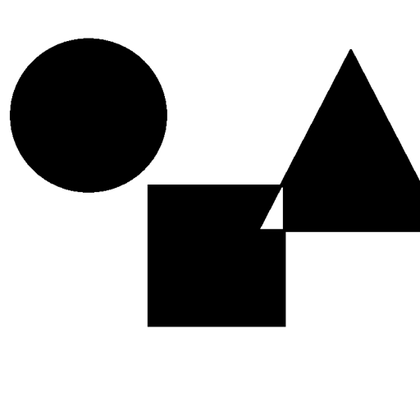
%> input picture Images/geometry.bmp, 420 x 420 px, shrunk from 512 x 512 before the run
$ octave --eval "Naor22Test;"   (GNU Octave 9; MATLAB toolbox functions it lacks are replaced by stand-ins)
%> lines starting %> are read from the running program, lines starting %| are printed output that depends on the picture; in (x1, y1, x2, y2) boxes, pixels count from 0 and x2, y2 are one past the last pixel; in counts of white or black regions, pixels touching at a corner belong together; the program's own positions count from 1
%> in Naor22Test, imageIn is the input picture: size 420x420 uint8; min 0, max 255, mean 176.5
### BasicVc/Naor22.m
function [shares, stacked] = Naor22(imageIn)
% Implement a (2,2) Naor scheme with size expansion of 4 (so that the
% aspect ratio of the image doesn't change.

M0 = [1 1 0 0; 1 1 0 0];
M1 = [1 1 0 0; 0 0 1 1];

[nR, nC] = size(imageIn);
%> nR = 420; nC = 420
imageIn = imageIn>0;
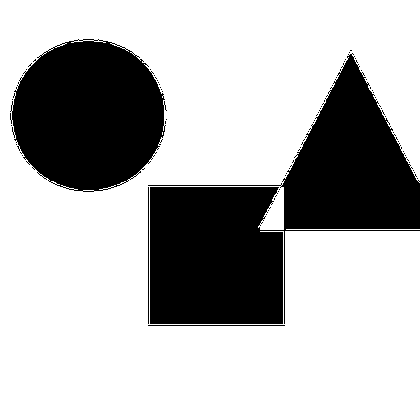
%> imageIn: size 420x420 logical; 70.7% white; 65 black regions (61 under 20 px), largest, box (x1, y1, x2, y2) and area: (148, 53, 420, 324) 33094, (10, 39, 167, 192) 18199, (148, 187, 149, 324) 137, (148, 325, 285, 326) 137
shares = zeros(2*nR, 2*nC, 2);
stacked = zeros(2*nR, 2*nC);

for i = 1:nR
    for j = 1:nC
        p = randperm(4); % a random permuation of columns
        if imageIn(i,j) == 1   % the secret pixel is a white pixel
            M = M0(:,p);
        else
            M = M1(:,p);
        end
        ii = ((i-1)*2+1): (2*i);
        jj = ((j-1)*2+1): (2*j);
        shares(ii,jj,1) = reshape(M(1,:),2,2)*255;
        shares(ii,jj,2) = reshape(M(2,:),2,2)*255;
    end
end
%> after the loop, M = [1 0 1 0; 1 0 1 0]

shares2 = shares>0;
stacked = (~(~shares2(:,:,1) | ~shares2(:,:,2)))*255;
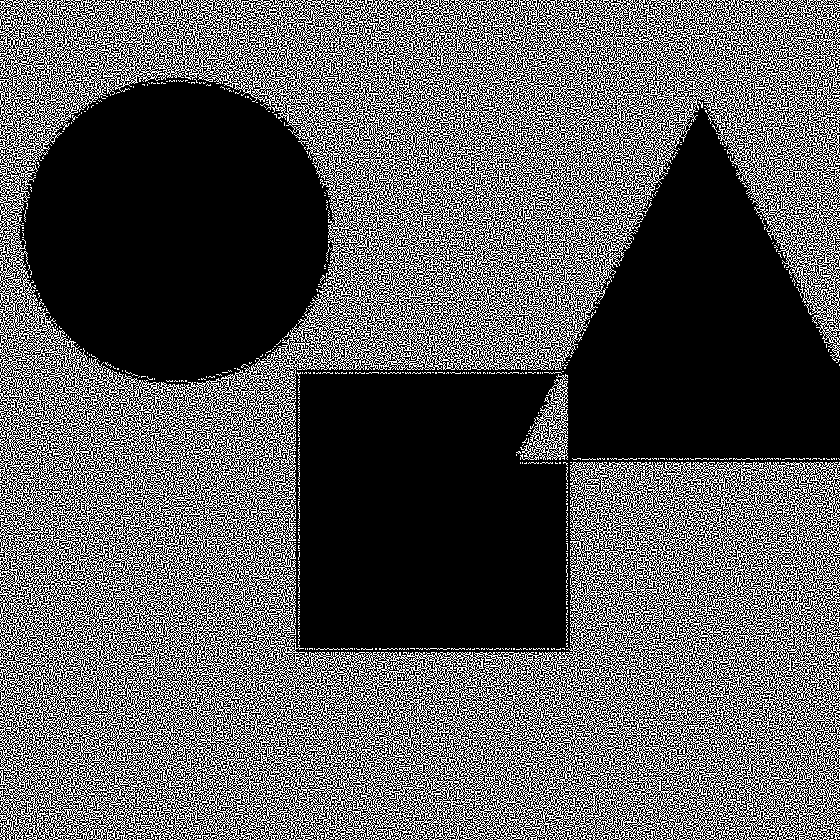
%> stacked: size 840x840 double; 35.4% white in thin lines or dots

### BasicVc/Naor22Test.m
function Naor22Test()
% Use binary secret iamge
imageIn= imread('../Images/geometry.bmp','bmp'); % Use binary image as secret

[shares, stacked] = Naor22(imageIn);

figure;
imshow(imageIn,[]);
figure;
imshow(shares(:,:,1),[]);
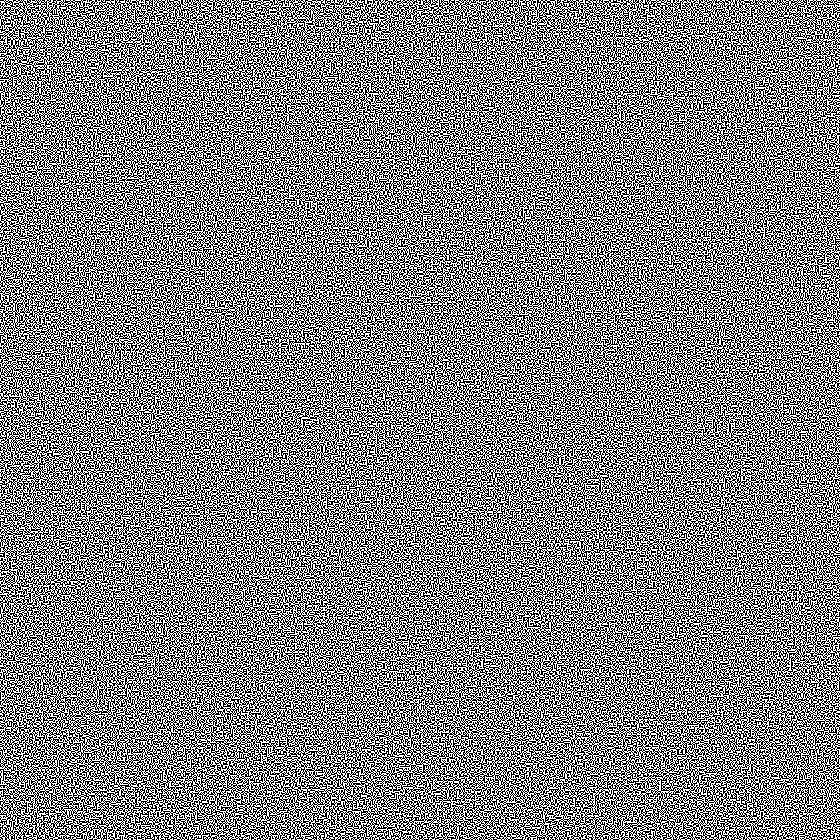
%> displayed picture: size 840x840, on the screen's scale of 0 to 255; 50% white in thin lines or dots
figure;
imshow(shares(:,:,1),[]);
figure;
imshow(stacked,[]);

$ run again, with Images/SDKD.bmp copied over Images/geometry.bmp
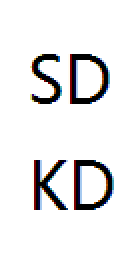
%> input picture Images/SDKD.bmp, 70 x 132 px (shown 2 times larger)
%> in Naor22, `imageIn = imageIn>0;`:
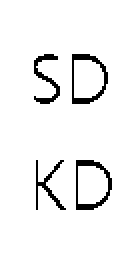
%> imageIn: size 132x70 logical (shown 2 times larger); 95% white; black in thin lines or dots, all inside (x1, y1, x2, y2) = (17, 27, 56, 105)
%> after the loop in Naor22, `for i = 1:nR`: M = [1 0 1 0; 1 0 1 0]
%> stacked: size 264x140 double; 47.5% white in thin lines or dots
%> in Naor22Test, `imshow(shares(:,:,1),[]);`:
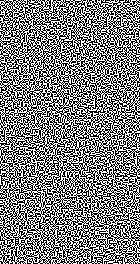
%> displayed picture: size 264x140, on the screen's scale of 0 to 255; 50% white in thin lines or dots

$ run again, with Images/abc.bmp copied over Images/geometry.bmp
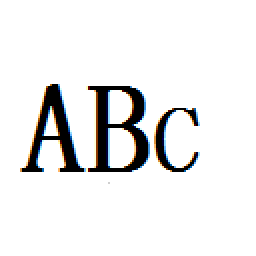
%> input picture Images/abc.bmp, 128 x 128 px (shown 2 times larger)
%> in Naor22Test, imageIn is the input picture: size 128x128x3 uint8; mean R, G, B 235.1, 235.1, 235.1
%> imageIn: size 128x128x3 logical
%> after the loop in Naor22, `for i = 1:nR`: M = [0 0 1 1; 0 0 1 1]
%> in Naor22, `stacked = (~(~shares2(:,:,1) | ~shares2(:,:,2)))*255;`:
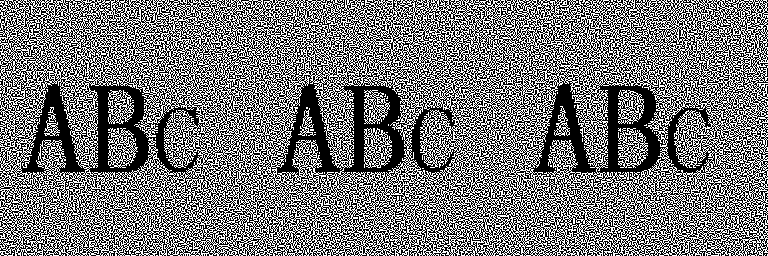
%> stacked: size 256x768 double; 46.6% white in thin lines or dots
%> in Naor22Test, `imshow(shares(:,:,1),[]);`:
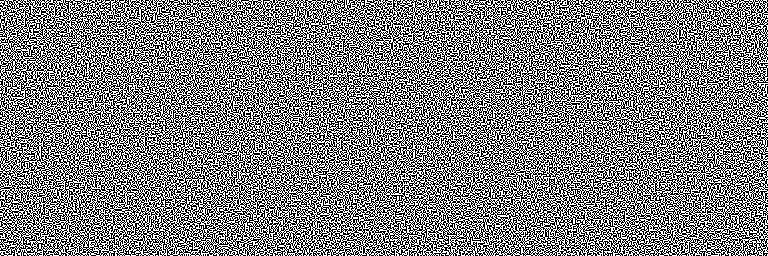
%> displayed picture: size 256x768, on the screen's scale of 0 to 255; 50% white in thin lines or dots
